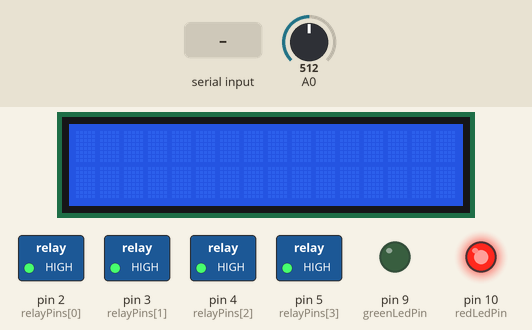
Bench run of a sketch on a simulated Arduino Uno, built with avr-gcc and run on an emulated ATmega328P. On the bench: 16×2 character LCD, switched loads named in the sketch (green lamp = pin HIGH), output pins drawn as LEDs (lit = HIGH). The inputs (shaded band) are chosen by the test bench; at power-on: A0 = 512. What the sketch prints to the serial monitor is not drawn.

Above: at 1.2 s.
1.3 s: "1" received over Serial
At 2.0 s:
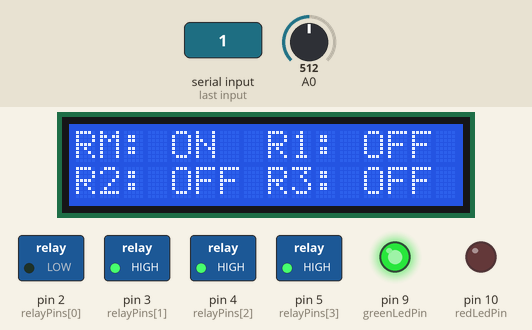
2.8 s: "2" received over Serial
At 3.2 s:
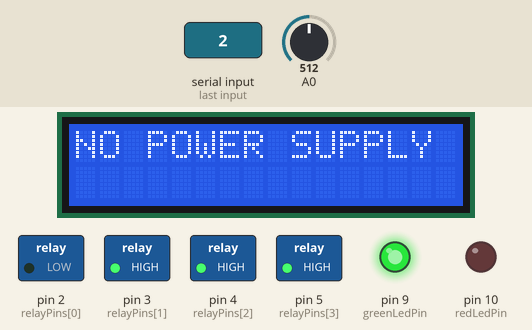
4.4 s: "3" received over Serial
At 5.6 s:
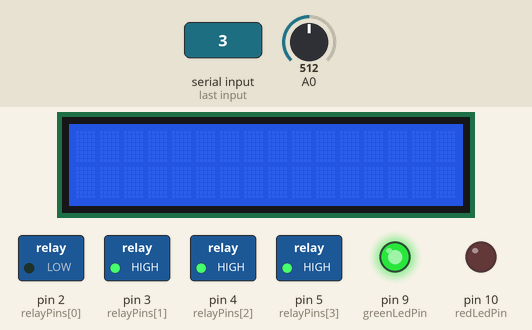
5.9 s: "q" received over Serial
At 7.2 s:
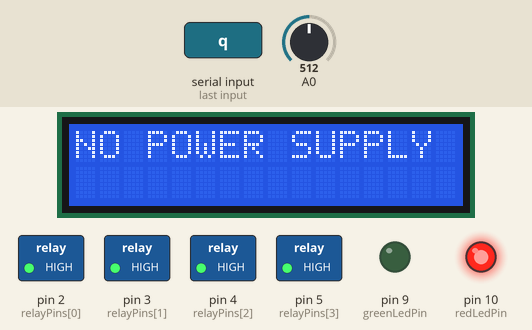
7.5 s: A0 set to 675
10.5 s: A0 set to 694
Timing chart, 0 to 13.4 s (numbered marks = the images above; inputs shaded):
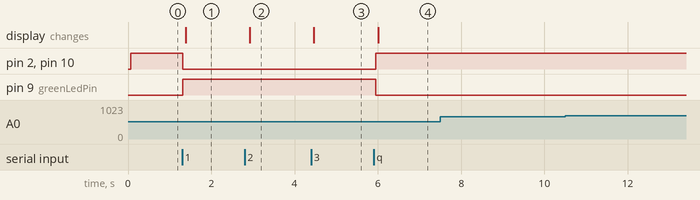

The sketch:

DriveCode1.ino
```cpp
#include <Wire.h>
#include <LiquidCrystal_I2C.h>

// For exhaust fan
#define FAN_PIN 6  // No semicolon here

// Define the LCD address and initialize the library
LiquidCrystal_I2C lcd(0x27, 16, 2);  // I2C address 0x27, 16 columns, 2 rows

// Define relay pins
const int relayPins[] = { 2, 3, 4, 5 };
const int numRelays = 4;

// Define LED pins
const int redLedPin = 10;
const int greenLedPin = 9;

// Relay states
bool relayState[numRelays] = { false, false, false, false };

// Master relay state
bool masterRelayState = false;

// Lowest and highest sensor readings
const int sensorMin = 0;     // Sensor minimum
const int sensorMax = 1024;  // Sensor maximum

void setup() {
  // Initialize the LCD
  lcd.begin(16, 2);
  lcd.backlight();

  // Initialize relay and LED pins
  for (int i = 0; i < numRelays; i++) {
    pinMode(relayPins[i], OUTPUT);
    digitalWrite(relayPins[i], HIGH);  // Relays are typically active LOW
  }

  pinMode(redLedPin, OUTPUT);
  pinMode(greenLedPin, OUTPUT);
  digitalWrite(redLedPin, HIGH);
  digitalWrite(greenLedPin, LOW);

  // Initialize serial communication
  Serial.begin(9600);

  // Display initial status
  updateDisplay();
}

void loop() {
  if (Serial.available() > 0) {
    char command = Serial.read();

    switch (command) {
      case '1':
        masterRelayState = true;
        relayState[0] = true;
        digitalWrite(relayPins[0], LOW);  // Master relay ON
        digitalWrite(redLedPin, LOW);
        digitalWrite(greenLedPin, HIGH);
        Serial.println("Master Relay ON");
        break;
      case '2':
        if (masterRelayState) {
          relayState[1] = true;
          digitalWrite(relayPins[1], LOW);  // Relay 2 ON
          Serial.println("Relay 2 ON");
        } else {
          Serial.println("Cannot turn ON Relay 2, Master Relay is OFF");
        }
        break;
      case '3':
        if (masterRelayState) {
          relayState[2] = true;
          digitalWrite(relayPins[2], LOW);  // Relay 3 ON
          Serial.println("Relay 3 ON");
        } else {
          Serial.println("Cannot turn ON Relay 3, Master Relay is OFF");
        }
        break;
      case '4':
        if (masterRelayState) {
          relayState[3] = true;
          digitalWrite(relayPins[3], LOW);  // Relay 4 ON
          Serial.println("Relay 4 ON");
        } else {
          Serial.println("Cannot turn ON Relay 4, Master Relay is OFF");
        }
        break;
      case 'q':
        masterRelayState = false;
        relayState[0] = false;
        digitalWrite(relayPins[0], HIGH);  // Master relay OFF
        digitalWrite(redLedPin, HIGH);
        digitalWrite(greenLedPin, LOW);
        Serial.println("Master Relay OFF");
        // Turn off all other relays
        for (int i = 1; i < numRelays; i++) {
          relayState[i] = false;
          digitalWrite(relayPins[i], HIGH);  // Turn off relay
        }
        Serial.println("All other relays OFF");
        break;
      case 'w':
        relayState[1] = false;
        digitalWrite(relayPins[1], HIGH);  // Relay 2 OFF
        Serial.println("Relay 2 OFF");
        break;
      case 'e':
        relayState[2] = false;
        digitalWrite(relayPins[2], HIGH);  // Relay 3 OFF
        Serial.println("Relay 3 OFF");
        break;
      case 'r':
        relayState[3] = false;
        digitalWrite(relayPins[3], HIGH);  // Relay 4 OFF
        Serial.println("Relay 4 OFF");
        break;
      default:
        Serial.println("Invalid Command");
        break;
    }

    updateDisplay();

    // Handle blinking "NO POWER SUPPLY" when master relay is OFF
    if (!masterRelayState) {
      static unsigned long lastBlinkTime = 0;
      static bool blinkState = false;

      unsigned long currentMillis = millis();
      if (currentMillis - lastBlinkTime >= 500) {  // Blink every 500 milliseconds
        lastBlinkTime = currentMillis;
        blinkState = !blinkState;  // Toggle the blink state
        if (blinkState) {
          lcd.clear();
          lcd.setCursor(0, 0);
          lcd.print("NO POWER SUPPLY");
        } else {
          lcd.clear();  // Clear the display when off
        }
      }
    }
  }

  // Read the sensor on analog A0
  int sensorReading0 = analogRead(A0);
  int range = map(sensorReading0, sensorMin, sensorMax, 0, 3);

  // Handle sensor readings
  switch (range) {
    case 0:  // A fire closer than 1.5 feet away
      Serial.println("** Close Fire **");
      break;
    case 1:  // A fire between 1-3 feet away
      Serial.println("** Distant Fire **");
      break;
    case 2:  // No fire detected
      Serial.println("No Fire");
      break;
  }

  // If fire found, turn off the master relay
  if (range == 0 || range == 1) {
    masterRelayState = false;
    Serial.println("Fire detected! Master relay OFF");
  }
}

void updateDisplay() {
  if (masterRelayState) {
    lcd.clear();
    lcd.setCursor(0, 0);
    lcd.print("RM: ");
    lcd.print(relayState[0] ? "ON " : "OFF");

    lcd.setCursor(8, 0);
    lcd.print("R1: ");
    lcd.print(relayState[1] ? "ON " : "OFF");

    lcd.setCursor(0, 1);
    lcd.print("R2: ");
    lcd.print(relayState[2] ? "ON " : "OFF");

    lcd.setCursor(8, 1);
    lcd.print("R3: ");
    lcd.print(relayState[3] ? "ON " : "OFF");
  }
}
```

Measured:
- after the input at 1.3 s, pin 2 (relayPins[0]), pin 10 (redLedPin): HIGH → LOW at once; pin 9 (greenLedPin): LOW → HIGH at once; the display: changes after 0.09 s (image 1)
- after the input at 2.8 s, the display: changes after 0.13 s (image 2)
- after the input at 4.4 s, the display: changes after 0.06 s (image 3)
- after the input at 5.9 s, pin 2 (relayPins[0]), pin 10 (redLedPin): LOW → HIGH after 0.05 s; pin 9 (greenLedPin): HIGH → LOW after 0.05 s; the display: changes after 0.11 s (image 4)
- after the input at 7.5 s, every drawn part: stays the same
- after the input at 10.5 s, every drawn part: stays the same
